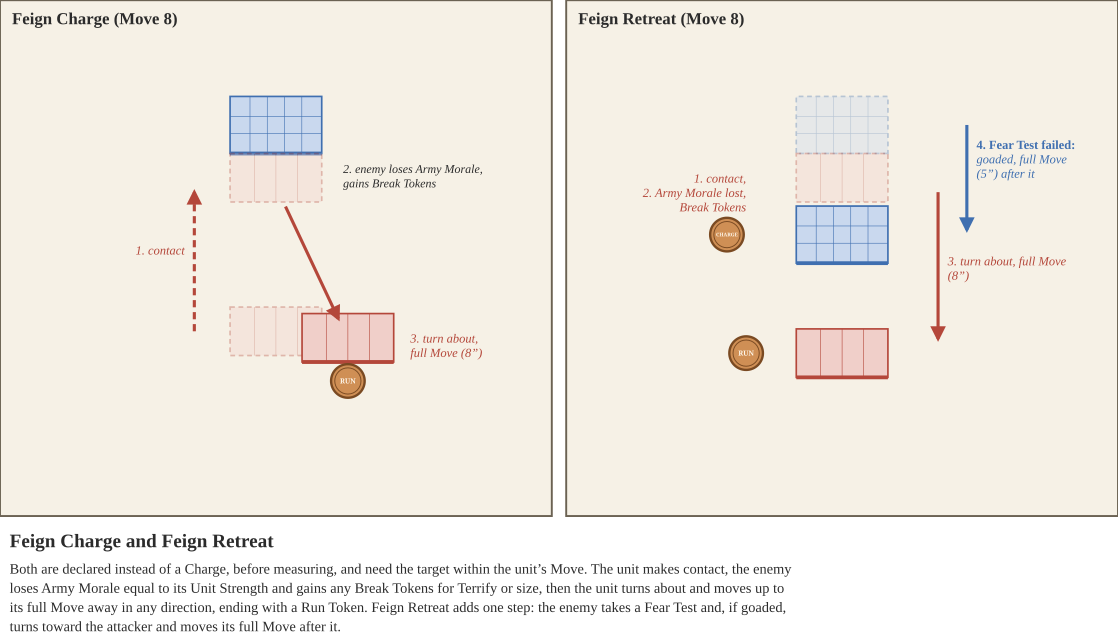

Here is the Python script that generated this plot:
from board import *
from tokens import *
k = 0.36
PW, PH, G = 230, 215, 6
s = SVG(2 * PW + G, PH, 'Feign Charge and Feign Retreat', [
    'Both are declared instead of a Charge, before measuring, and need the target within the unit’s Move. The unit makes contact, the enemy',
    'loses Army Morale equal to its Unit Strength and gains any Break Tokens for Terrify or size, then the unit turns about and moves up to its',
    'full Move away in any direction, ending with a Run Token. Feign Retreat adds one step: the enemy takes a Fear Test and, if goaded,',
    'turns toward the attacker and moves its full Move after it.'])
def mm(v): return v * k
def cav(x, y, ang=0, ghost=False):
    mini_tray(s, x, y, 1, 4, ang, 'red', ghost=ghost, k=k, bw=25, bd=50)
by = 52; contact = by + mm(66) / 2 + mm(56) / 2
for p, title in enumerate(['Feign Charge (Move 8)', 'Feign Retreat (Move 8)']):
    ox = p * (PW + G); cx = ox + PW / 2
    s.panel(ox, 0, PW, PH, title)
    start = contact + mm(7 * IN)
    if p == 0:
        mini_tray(s, cx, by, 3, 5, 180, 'blue', k=k)
        cav(cx, start, ghost=True); cav(cx, contact, ghost=True)
        s.arrow(cx - 34, start, cx - 34, contact + 6, C['red'], dashed=True)
        s.text(cx - 38, (start + contact) / 2, '1. contact', 5.2, C['red'], 'end', italic=True)
        s.text(cx + 28, contact - 2, '2. enemy loses Army Morale,', 5, C['ink'], 'start', italic=True)
        s.text(cx + 28, contact + 4, '   gains Break Tokens', 5, C['ink'], 'start', italic=True)
        end = contact + (mm(8 * IN) ** 2 - 30 ** 2) ** 0.5
        cav(cx + 30, end, 180)
        s.arrow(cx + 4, contact + 12, cx + 26, end - 8, C['red'])
        s.text(cx + 56, end + 2, '3. turn about,', 5.2, C['red'], 'start', italic=True)
        s.text(cx + 56, end + 8, 'full Move (8”)', 5.2, C['red'], 'start', italic=True)
        round_token(s, cx + 30, end + 18, 'Run', 7)
    else:
        bstart = by
        mini_tray(s, cx, bstart, 3, 5, 180, 'blue', k=k, ghost=True)
        goad = bstart + mm(5 * IN)
        mini_tray(s, cx, goad, 3, 5, 180, 'blue', k=k)
        s.arrow(cx + 52, bstart, cx + 52, goad - 2, C['blue'])
        s.text(cx + 56, bstart + 10, '4. Fear Test failed:', 5.2, C['blue'], 'start', bold=True)
        s.text(cx + 56, bstart + 16, 'goaded, full Move', 5.2, C['blue'], 'start', italic=True)
        s.text(cx + 56, bstart + 22, '(5”) after it', 5.2, C['blue'], 'start', italic=True)
        round_token(s, cx - 48, goad, 'Charge', 7)
        cav(cx, contact, ghost=True)
        s.text(cx - 40, contact + 2, '1. contact,', 5.2, C['red'], 'end', italic=True)
        s.text(cx - 40, contact + 8, '2. Army Morale lost,', 5.2, C['red'], 'end', italic=True)
        s.text(cx - 40, contact + 14, 'Break Tokens', 5.2, C['red'], 'end', italic=True)
        end = contact + mm(8 * IN)
        cav(cx, end, 180)
        s.arrow(cx + 40, contact + 6, cx + 40, end - 6, C['red'])
        s.text(cx + 44, (contact + end) / 2, '3. turn about, full Move', 5.2, C['red'], 'start', italic=True)
        s.text(cx + 44, (contact + end) / 2 + 6, '(8”)', 5.2, C['red'], 'start', italic=True)
        round_token(s, cx - 40, end, 'Run', 7)
print(s.save('feign.svg'))
